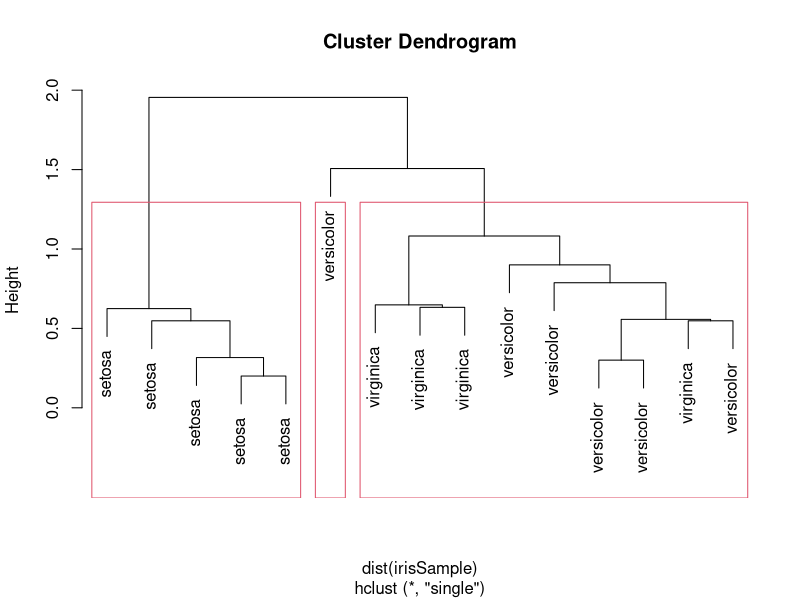

The R script that drew this image:
data(iris)
index <- 1:nrow(iris)
np <- ceiling(0.1 * nrow(iris))
idx <- sample(1:nrow(iris), np)
irisSample <- iris[idx,]
irisSample$Species <- NULL
hc <- hclust(dist(irisSample), method="single")
plot(hc, labels=iris$Species[idx])
rect.hclust(hc, k=3)
